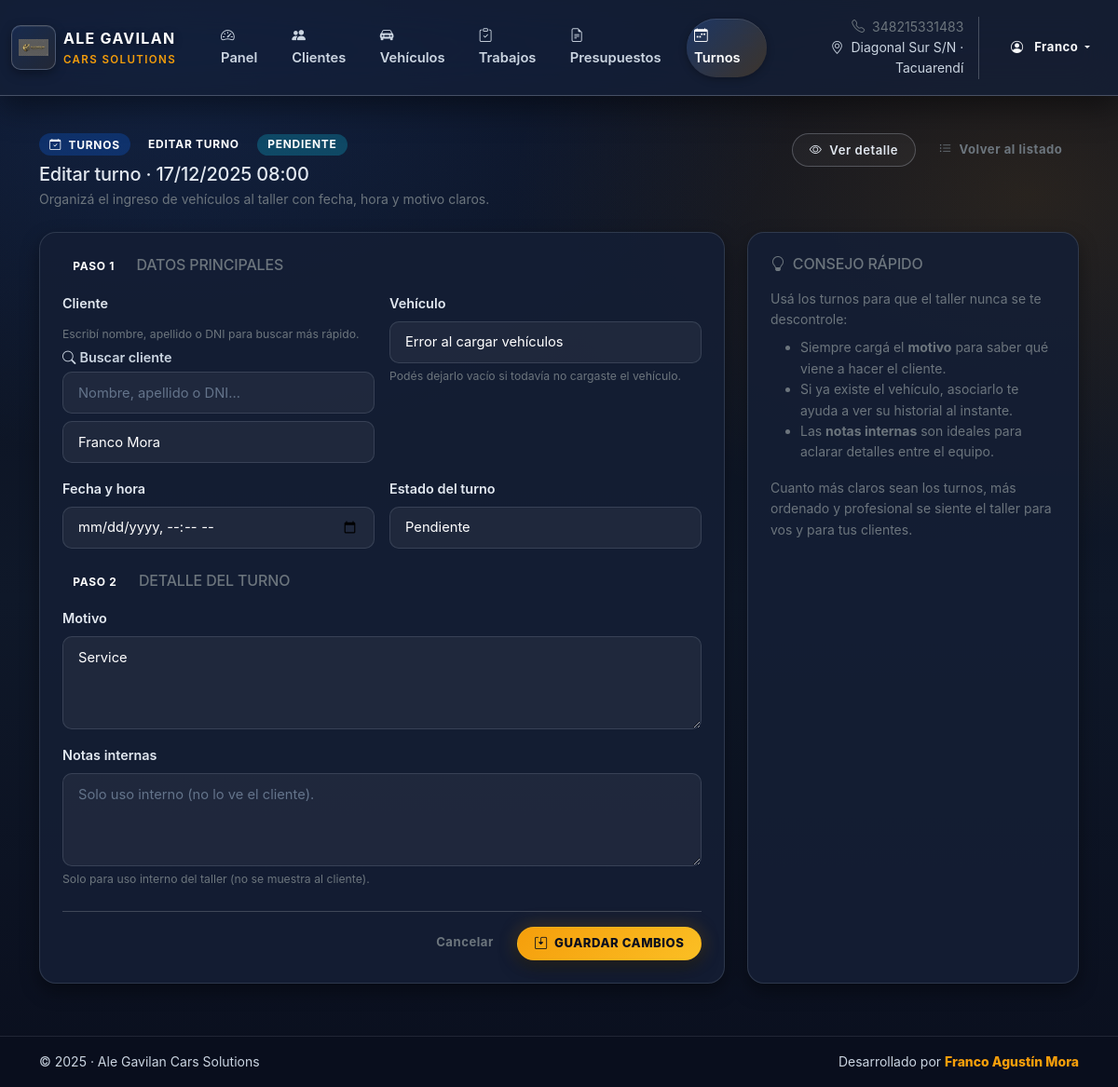
Screenshot of /turnos/1/editar/ (signed in) with the database file from the repository.
### taller/models.py (models this page shows, shortened)
class Turno(models.Model):
    ESTADO_PENDIENTE = "PENDIENTE"
    ESTADO_CONFIRMADO = "CONFIRMADO"
    ESTADO_CANCELADO = "CANCELADO"
    ESTADO_CUMPLIDO = "CUMPLIDO"
    ESTADO_CHOICES = [
        (ESTADO_PENDIENTE, "Pendiente"),
        (ESTADO_CONFIRMADO, "Confirmado"),
        (ESTADO_CANCELADO, "Cancelado"),
        (ESTADO_CUMPLIDO, "Cumplido"),
    ]
    cliente = models.ForeignKey(
        Cliente,
        related_name="turnos",
        on_delete=models.SET_NULL,
        null=True,
        blank=True,
    )
    vehiculo = models.ForeignKey(
        Vehiculo,
        related_name="turnos",
        on_delete=models.SET_NULL,
        null=True,
        blank=True,
    )
    fecha_hora = models.DateTimeField()
    motivo = models.CharField(max_length=255, help_text="Ej: Service, cambio de embrague, etc.")
    notas = models.TextField(blank=True)
    estado = models.CharField(
        max_length=15,
        choices=ESTADO_CHOICES,
        default=ESTADO_PENDIENTE,
    )
    creado_en = models.DateTimeField(auto_now_add=True)
    class Meta:
        verbose_name = "Turno"
        verbose_name_plural = "Turnos"
        ordering = ["fecha_hora"]
        unique_together = [("fecha_hora", "vehiculo")]

### taller/views.py (the view)
# urls.py: path("turnos/<int:pk>/editar/", TurnoUpdateView.as_view(), name="turno_update"),
class TurnoUpdateView(LoginRequiredMixin, UpdateView):
    model = Turno
    form_class = TurnoForm
    template_name = "taller/turno_form.html"
    success_url = reverse_lazy("taller:turno_list")
    login_url = "login"

### taller/forms.py
class TurnoForm(BaseModelForm):
    class Meta:
        model = Turno
        fields = ["cliente", "vehiculo", "fecha_hora", "estado", "motivo", "notas"]
        widgets = {
            "fecha_hora": forms.DateTimeInput(attrs={"type": "datetime-local"}),
            "motivo": forms.Textarea(attrs={"rows": 3, "placeholder": "Ej: Service, frenos, diagnóstico de ruido…"}),
            "notas": forms.Textarea(attrs={"rows": 3, "placeholder": "Solo uso interno (no lo ve el cliente)."}),
        }

### taller/forms.py (called while the page is built)
    def _add_class(self, widget, cls: str):
        existing = widget.attrs.get("class", "")
        widget.attrs["class"] = (existing + f" {cls}").strip()

### taller/models.py (called while the page is built)
    def __str__(self):
        return self.nombre_completo

    @property
    def nombre_completo(self):
        if self.apellido:
            return f"{self.nombre} {self.apellido}"
        return self.nombre

    def __str__(self):
        return f"{self.patente} – {self.marca} {self.modelo}"

### taller/templates/taller/turno_form.html (shortened to what this page needs)
{% extends "taller/base.html" %}
{% block content %}
<div class="d-flex justify-content-between align-items-start flex-wrap gap-3 mb-4">
  <div>
    <div class="d-flex align-items-center gap-2 mb-2">
      <span class="badge rounded-pill bg-primary bg-opacity-25 text-uppercase small">
        <i class="bi bi-calendar-check me-1"></i> Turnos
      </span>
      <span class="badge rounded-pill bg-primary-soft text-uppercase small">
        {% if object %}Editar turno{% else %}Nuevo turno{% endif %}
      </span>
      {% if object %}
        <span class="badge rounded-pill bg-info bg-opacity-25 text-uppercase small">
          {{ object.get_estado_display }}
        </span>
      {% endif %}
    </div>
    <h1 class="h5 mb-1">
      {% if object %}
        Editar turno · {{ object.fecha_hora|date:"d/m/Y H:i" }}
      {% else %}
        Nuevo turno
      {% endif %}
    </h1>
    <p class="text-secondary small mb-0">
      Organizá el ingreso de vehículos al taller con fecha, hora y motivo claros.
    </p>
  </div>
  <div class="d-flex flex-wrap gap-2">
    {% if object %}
      <a href="{% url 'taller:turno_detail' object.pk %}" class="btn btn-outline-premium btn-sm">
        <i class="bi bi-eye me-1"></i> Ver detalle
      </a>
    {% endif %}
    <a href="{% url 'taller:turno_list' %}" class="btn btn-outline-secondary btn-sm">
      <i class="bi bi-list-ul me-1"></i> Volver al listado
    </a>
  </div>
</div>
<div class="row g-4">
  <div class="col-12 col-xl-8">
    <div class="card-premium p-4 h-100">
      <form method="post" novalidate>
        <div class="mb-4">
          <h2 class="h6 text-uppercase text-secondary mb-3">
            <span class="badge rounded-pill bg-primary-soft text-uppercase me-2">Paso 1</span>
            Datos principales
          </h2>
          <div class="row g-3 small">
            <div class="col-12 col-md-6">
              <label class="form-label small fw-semibold">Cliente</label>
              <div class="form-text small text-secondary mb-1">
                Escribí nombre, apellido o DNI para buscar más rápido.
              </div>
              {{ form.cliente }}
            </div>
            <div class="col-12 col-md-6">
              <label class="form-label small fw-semibold">Vehículo</label>
              {{ form.vehiculo }}
              <div class="form-text small text-secondary">
                Podés dejarlo vacío si todavía no cargaste el vehículo.
              </div>
            </div>
            <div class="col-12 col-md-6">
              <label class="form-label small fw-semibold">Fecha y hora</label>
              {{ form.fecha_hora }}
            </div>
            <div class="col-12 col-md-6">
              <label class="form-label small fw-semibold">Estado del turno</label>
              {{ form.estado }}
            </div>
          </div>
        </div>
        <div class="mb-4">
          <h2 class="h6 text-uppercase text-secondary mb-3">
            <span class="badge rounded-pill bg-primary-soft text-uppercase me-2">Paso 2</span>
            Detalle del turno
          </h2>
          <div class="row g-3 small">
            <div class="col-12">
              <label class="form-label small fw-semibold">Motivo</label>
              {{ form.motivo }}
            </div>
            <div class="col-12">
              <label class="form-label small fw-semibold">Notas internas</label>
              {{ form.notas }}
              <div class="form-text small text-secondary">
                Solo para uso interno del taller (no se muestra al cliente).
              </div>
            </div>
          </div>
        </div>
        <hr class="border-secondary-subtle my-3">
        <div class="d-flex justify-content-end gap-2 mt-2">
          <a href="{% url 'taller:turno_list' %}" class="btn btn-outline-secondary btn-sm">
            Cancelar
          </a>
          <button type="submit" class="btn btn-brand btn-sm">
            <i class="bi bi-save2 me-1"></i>
            {% if object %}Guardar cambios{% else %}Crear turno{% endif %}
          </button>
        </div>
      </form>
    </div>
  </div>
  <div class="col-12 col-xl-4">
    <div class="card-premium p-4 h-100">
      <h2 class="h6 text-uppercase text-secondary mb-3">
        <i class="bi bi-lightbulb me-2"></i>Consejo rápido
      </h2>
      <p class="small text-secondary mb-2">
        Usá los turnos para que el taller nunca se te descontrole:
      </p>
      <ul class="small text-secondary mb-3">
        <li>Siempre cargá el <strong>motivo</strong> para saber qué viene a hacer el cliente.</li>
        <li>Si ya existe el vehículo, asociarlo te ayuda a ver su historial al instante.</li>
        <li>Las <strong>notas internas</strong> son ideales para aclarar detalles entre el equipo.</li>
      </ul>
      <p class="small text-secondary mb-0">
        Cuanto más claros sean los turnos, más ordenado y profesional se siente el taller
        para vos y para tus clientes.
      </p>
    </div>
  </div>
</div>
{% endblock %}

### taller/templates/taller/base.html (shortened to what this page needs)
{% load static %}
<!doctype html>
<html lang="es" class="h-100">
  <head>
    <link href="https://cdn.jsdelivr.net/npm/bootstrap@5.3.3/dist/css/bootstrap.min.css" rel="stylesheet">
    <link rel="stylesheet" href="https://cdn.jsdelivr.net/npm/bootstrap-icons@1.11.3/font/bootstrap-icons.min.css">
    <link rel="stylesheet" href="{% static 'taller/css/main.css' %}">
  </head>
  <body class="d-flex flex-column min-vh-100">
    <nav class="navbar navbar-expand-lg navbar-premium navbar-dark" id="mainNav" aria-label="Navegación principal">
      <div class="container-fluid">
        <a class="navbar-brand d-flex align-items-center gap-2" href="{% url 'taller:dashboard' %}">
          <span class="brand-logo" aria-hidden="true">
            <img src="{% static 'taller/img/logo.png' %}" alt="Logo Ale Gavilan Cars Solutions">
          </span>
          <div class="d-flex flex-column brand-text">
            <span class="brand-title fw-bold">Ale Gavilan</span>
            <small class="brand-subtitle">Cars Solutions</small>
          </div>
        </a>
        <div class="collapse navbar-collapse" id="mainNavbar">
          <ul class="navbar-nav me-auto mb-2 mb-lg-0 ms-lg-4">
            <li class="nav-item">
              <a class="nav-link {% if request.resolver_match.url_name == 'dashboard' %}active{% endif %}"
                 href="{% url 'taller:dashboard' %}"
                 {% if request.resolver_match.url_name == 'dashboard' %}aria-current="page"{% endif %}>
                <i class="bi bi-speedometer2 me-2"></i>Panel
              </a>
            </li>
            <li class="nav-item">
              <a class="nav-link {% if request.resolver_match.url_name == 'cliente_list' %}active{% endif %}"
                 href="{% url 'taller:cliente_list' %}"
                 {% if request.resolver_match.url_name == 'cliente_list' %}aria-current="page"{% endif %}>
                <i class="bi bi-people-fill me-2"></i>Clientes
              </a>
            </li>
            <li class="nav-item">
              <a class="nav-link {% if request.resolver_match.url_name == 'vehiculo_list' %}active{% endif %}"
                 href="{% url 'taller:vehiculo_list' %}"
                 {% if request.resolver_match.url_name == 'vehiculo_list' %}aria-current="page"{% endif %}>
                <i class="bi bi-car-front-fill me-2"></i>Vehículos
              </a>
            </li>
            <li class="nav-item">
              <a class="nav-link {% if request.resolver_match.url_name == 'trabajo_list' %}active{% endif %}"
                 href="{% url 'taller:trabajo_list' %}"
                 {% if request.resolver_match.url_name == 'trabajo_list' %}aria-current="page"{% endif %}>
                <i class="bi bi-clipboard-check me-2"></i>Trabajos
              </a>
            </li>
            <li class="nav-item">
              <a class="nav-link {% if request.resolver_match.url_name == 'presupuesto_list' %}active{% endif %}"
                 href="{% url 'taller:presupuesto_list' %}"
                 {% if request.resolver_match.url_name == 'presupuesto_list' %}aria-current="page"{% endif %}>
                <i class="bi bi-file-earmark-text me-2"></i>Presupuestos
              </a>
            </li>
            <li class="nav-item">
              <a class="nav-link {% if request.resolver_match.url_name == 'turno_list' %}active{% endif %}"
                 href="{% url 'taller:turno_list' %}"
                 {% if request.resolver_match.url_name == 'turno_list' %}aria-current="page"{% endif %}>
                <i class="bi bi-calendar-week me-2"></i>Turnos
              </a>
            </li>
          </ul>
          <div class="d-flex align-items-center gap-3">
            <div class="d-none d-lg-flex flex-column text-end small">
              <span class="text-secondary">
                <i class="bi bi-telephone me-1"></i> 348215331483
              </span>
              <span class="text-muted">
                <i class="bi bi-geo-alt me-1"></i> Diagonal Sur S/N · Tacuarendí
              </span>
            </div>
            {% if request.user.is_authenticated %}
              <div class="dropdown">
                <button
                  class="btn btn-outline-light btn-sm dropdown-toggle"
                  type="button"
                  data-bs-toggle="dropdown"
                  data-bs-display="static"
                  aria-expanded="false"
                >
                  <i class="bi bi-person-circle me-2"></i>
                  {{ request.user.get_short_name|default:request.user.username }}
                </button>
              </div>
            {% else %}
              <a class="btn btn-outline-light btn-sm" href="{% url 'login' %}">
                <i class="bi bi-box-arrow-in-right me-2"></i>Ingresar
              </a>
            {% endif %}
          </div>
        </div>
      </div>
    </nav>
    <main id="mainContent" class="container flex-grow-1">
      {% block content %}{% endblock %}
    </main>
    <footer class="footer-premium mt-auto">
      <div class="container py-3">
        <div class="d-flex flex-column flex-md-row justify-content-between align-items-center gap-2 small text-muted">
          <div>© {% now "Y" %} · Ale Gavilan Cars Solutions</div>
          <div>Desarrollado por <strong>Franco Agustín Mora</strong></div>
        </div>
      </div>
    </footer>
  </body>
</html>

### rows the page displays
Turno: estado "PENDIENTE", fecha_hora "17/12/2025 08:00", cliente "Franco Mora", vehiculo "Error al cargar vehículos", estado "Pendiente", motivo "Service"

### other values shown
{{ request.user.get_short_name|default:request.user.username }} "Franco"
